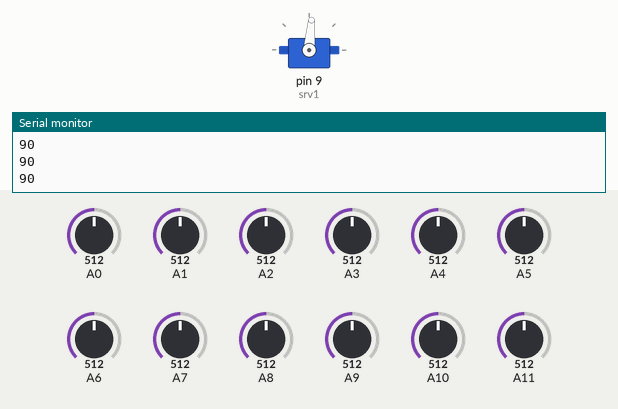
The sketch below on a simulated Arduino Mega 2560, built with avr-gcc and run on an emulated ATmega2560. Shown: servo, the last lines printed to the serial monitor. The test bench sets the inputs (shaded band); at power-on: A0 = 512, A1 = 512, A2 = 512, A3 = 512, A4 = 512, A5 = 512, A6 = 512, A7 = 512, A8 = 512, A9 = 512, A10 = 512, A11 = 512.

Above: at 1.2 s.
1.3 s: A0 set to 490
At 2.4 s:
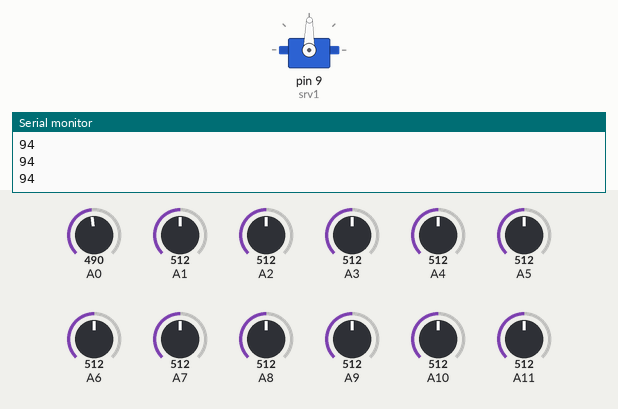
2.8 s: A1 set to 490
At 3.5 s:
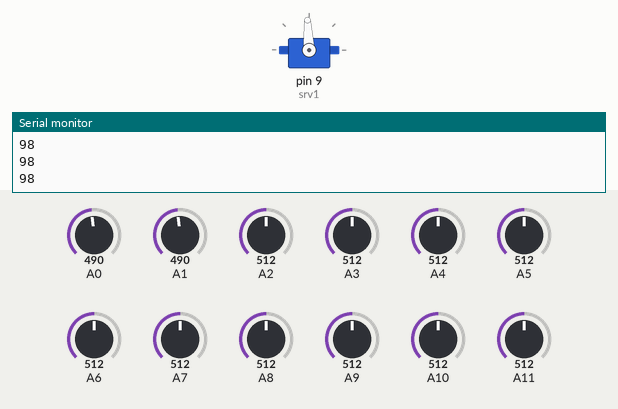
4.3 s: A2 set to 490
At 4.7 s:
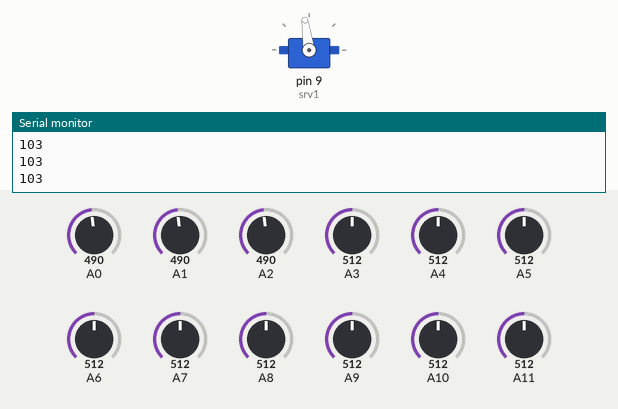
5.8 s: A3 set to 490
At 7.0 s:
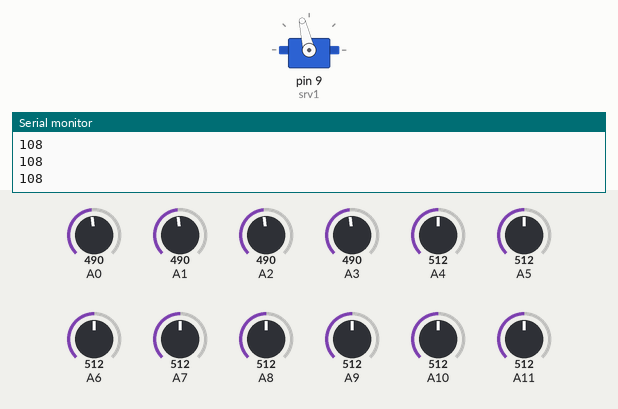
7.3 s: A4 set to 490
At 8.2 s:
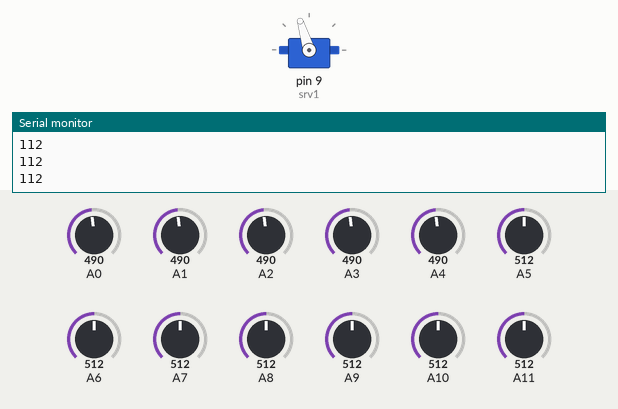
8.8 s: A5 set to 490
At 9.3 s:
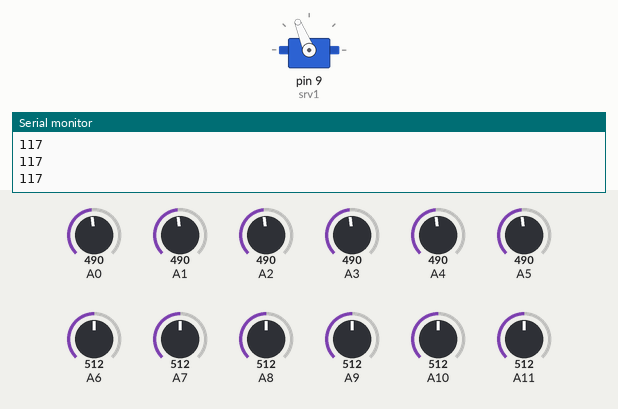
Timing chart, 0 to 11.3 s (numbered marks = the images above; inputs shaded):
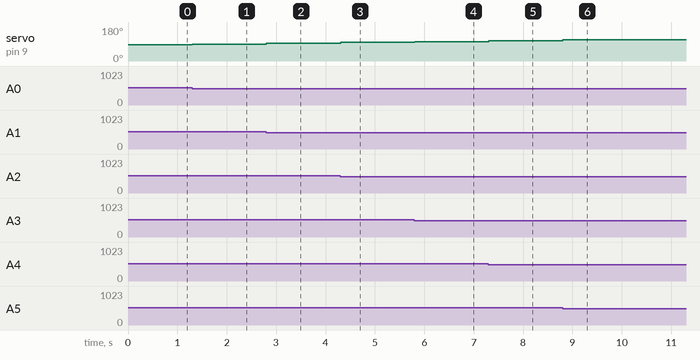

The sketch:

Test.ino
```cpp
#define sensorCnt 12
#include <Servo.h>
#include <math.h>

  int nextCmd = 90;
Servo srv1;
float lineState[sensorCnt];
float weight[sensorCnt]={-45,-40,-35,-25,-15,-5,5,15,25,35,40,45};

// the original position of the servo is not perfectly 90 degree
int offset = -5;

void setup() {
   // define servo
   srv1.attach(9);
   srv1.write(90);

   // define input pins from line sensor
   pinMode(A0, INPUT);
   pinMode(A1, INPUT);
   pinMode(A2, INPUT);
   pinMode(A3, INPUT);
   pinMode(A4, INPUT);
   pinMode(A5, INPUT);
   pinMode(A6, INPUT);
   pinMode(A7, INPUT);
   pinMode(A8, INPUT);
   pinMode(A9, INPUT);
   pinMode(A10, INPUT);
   pinMode(A11, INPUT);
   // define baudrate
   Serial.begin(9600);
}

void loop() {

  // read sensor

   for(unsigned short i=0; i<sensorCnt; i++) {
      lineState[i] = (analogRead(i)>=500) ? 1 : 0;
   }

   // calculate the position of white line
  int total = 0;
  int count = 0;
  for(int i=0; i<sensorCnt; ++i) {
    total = total + lineState[i]*weight[i];
    count = count + lineState[i];
  }
  if (count != 0)
  {
    nextCmd = 90 + total/count;
  }
  /*
  float total = 0;
  float count = 0;
  for(int i=0; i<sensorCnt; ++i) {
    if(analogRead(i)>450)
    {
    total = total + (analogRead(i)-450)*weight[i];
    count = count + analogRead(i)-450;
    }
  }
  if (count !=0 )
  {
    nextCmd = 90 + total/count;
  }
  */


  // write cmd
   srv1.write(nextCmd+offset);


   // for debug
   //Serial.print("\tDesired angle: ");
   Serial.println(nextCmd);
   //Serial.println(total);
  // unsigned long   time = millis();
   //Serial.println(time);
}
```

Measured:
- after the input at 1.3 s, servo on pin 9 (srv1): 85° → 89° at once
- after the input at 2.8 s, servo on pin 9 (srv1): 89° → 93° at once
- after the input at 4.3 s, servo on pin 9 (srv1): 93° → 98° at once
- after the input at 5.8 s, servo on pin 9 (srv1): 98° → 103° at once
- after the input at 7.3 s, servo on pin 9 (srv1): 103° → 107° at once
- after the input at 8.8 s, servo on pin 9 (srv1): 107° → 112° at once
